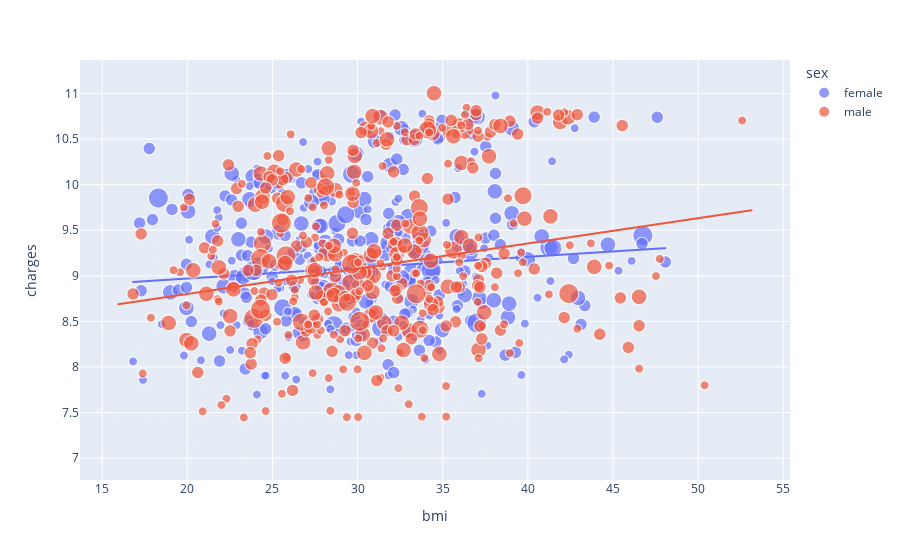

Notebook code cell kept with this figure:
### Code cell
figure = px.scatter(
    data_frame=df, x="bmi", y="charges", size="children", color="sex", trendline="ols"
)
figure.show()

### Figure 1 — Plotly figure (JSON) as saved in the notebook; plotly's stock layout.template omitted (floating-point values rounded to 4 significant figures; data arrays with more than 128 entries replaced by an {"elided": "..."} marker saying what was removed)
{"data": [{"hovertemplate": "sex=female<br>bmi=%{x}<br>charges=%{y}<br>children=%{marker.size}<extra></extra>", "legendgroup": "female", "marker": {"color": "#636efa", "size": {"elided": "662 int values"}, "sizemode": "area", "sizeref": 0.0125, "symbol": "circle"}, "mode": "markers", "name": "female", "showlegend": true, "type": "scattergl", "x": {"elided": "662 float values"}, "xaxis": "x", "y": {"elided": "662 float values"}, "yaxis": "y"}, {"hovertemplate": "<b>OLS trendline</b><br>charges = 0.0118826 * bmi + 8.73262<br>R<sup>2</sup>=0.007220<br><br>sex=female<br>bmi=%{x}<br>charges=%{y} <b>(trend)</b><extra></extra>", "legendgroup": "female", "marker": {"color": "#636efa", "symbol": "circle"}, "mode": "lines", "name": "female", "showlegend": false, "type": "scattergl", "x": {"elided": "662 float values"}, "xaxis": "x", "y": {"elided": "662 float values"}, "yaxis": "y"}, {"hovertemplate": "sex=male<br>bmi=%{x}<br>charges=%{y}<br>children=%{marker.size}<extra></extra>", "legendgroup": "male", "marker": {"color": "#EF553B", "size": {"elided": "676 int values"}, "sizemode": "area", "sizeref": 0.0125, "symbol": "circle"}, "mode": "markers", "name": "male", "showlegend": true, "type": "scattergl", "x": {"elided": "676 float values"}, "xaxis": "x", "y": {"elided": "676 float values"}, "yaxis": "y"}, {"hovertemplate": "<b>OLS trendline</b><br>charges = 0.027719 * bmi + 8.24625<br>R<sup>2</sup>=0.029741<br><br>sex=male<br>bmi=%{x}<br>charges=%{y} <b>(trend)</b><extra></extra>", "legendgroup": "male", "marker": {"color": "#EF553B", "symbol": "circle"}, "mode": "lines", "name": "male", "showlegend": false, "type": "scattergl", "x": {"elided": "676 float values"}, "xaxis": "x", "y": {"elided": "676 float values"}, "yaxis": "y"}], "layout": {"legend": {"itemsizing": "constant", "title": {"text": "sex"}, "tracegroupgap": 0}, "margin": {"t": 60}, "xaxis": {"anchor": "y", "domain": [0, 1], "title": {"text": "bmi"}}, "yaxis": {"anchor": "x", "domain": [0, 1], "title": {"text": "charges"}}}}
